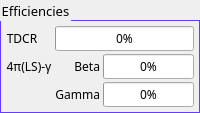
          <widget class="QGroupBox" name="groupBox_8">
           <property name="sizePolicy">
            <sizepolicy hsizetype="MinimumExpanding" vsizetype="Preferred">
             <horstretch>0</horstretch>
             <verstretch>0</verstretch>
            </sizepolicy>
           </property>
           <property name="font">
            <font>
             <family>Lucida Sans Unicode</family>
             <pointsize>10</pointsize>
            </font>
           </property>
           <property name="styleSheet">
            <string notr="true">QGroupBox {
    border:1px solid #643BFF;
    margin-top: 20px;
}
</string>
           </property>
           <property name="title">
            <string>Efficiencies</string>
           </property>
           <layout class="QGridLayout" name="gridLayout_3">
            <property name="leftMargin">
             <number>5</number>
            </property>
            <property name="topMargin">
             <number>5</number>
            </property>
            <property name="rightMargin">
             <number>5</number>
            </property>
            <property name="bottomMargin">
             <number>5</number>
            </property>
            <property name="spacing">
             <number>3</number>
            </property>
            <item row="0" column="0">
             <widget class="QLabel" name="label_50">
              <property name="sizePolicy">
               <sizepolicy hsizetype="Fixed" vsizetype="Preferred">
                <horstretch>0</horstretch>
                <verstretch>0</verstretch>
               </sizepolicy>
              </property>
              <property name="font">
               <font>
                <family>Lucida Sans Unicode</family>
                <pointsize>9</pointsize>
                <weight>50</weight>
                <bold>false</bold>
               </font>
              </property>
              <property name="text">
               <string>TDCR</string>
              </property>
              <property name="alignment">
               <set>Qt::AlignCenter</set>
              </property>
             </widget>
            </item>
            <item row="0" column="1" colspan="2">
             <widget class="QProgressBar" name="effTDCR_progressBar">
              <property name="sizePolicy">
               <sizepolicy hsizetype="Preferred" vsizetype="Fixed">
                <horstretch>0</horstretch>
                <verstretch>0</verstretch>
               </sizepolicy>
              </property>
              <property name="font">
               <font>
                <family>Lucida Sans Unicode</family>
                <pointsize>9</pointsize>
               </font>
              </property>
              <property name="value">
               <number>0</number>
              </property>
             </widget>
            </item>
            <item row="1" column="0">
             <widget class="QLabel" name="label_51">
              <property name="sizePolicy">
               <sizepolicy hsizetype="Fixed" vsizetype="Preferred">
                <horstretch>0</horstretch>
                <verstretch>0</verstretch>
               </sizepolicy>
              </property>
              <property name="font">
               <font>
                <family>Lucida Sans Unicode</family>
                <pointsize>9</pointsize>
                <weight>50</weight>
                <bold>false</bold>
               </font>
              </property>
              <property name="text">
               <string>4π(LS)-γ</string>
              </property>
              <property name="alignment">
               <set>Qt::AlignCenter</set>
              </property>
             </widget>
            </item>
            <item row="1" column="1">
             <widget class="QLabel" name="label_52">
              <property name="sizePolicy">
               <sizepolicy hsizetype="Preferred" vsizetype="Preferred">
                <horstretch>0</horstretch>
                <verstretch>0</verstretch>
               </sizepolicy>
              </property>
              <property name="font">
               <font>
                <family>Lucida Sans Unicode</family>
                <pointsize>9</pointsize>
               </font>
              </property>
              <property name="text">
               <string>Beta</string>
              </property>
              <property name="alignment">
               <set>Qt::AlignRight|Qt::AlignTrailing|Qt::AlignVCenter</set>
              </property>
             </widget>
            </item>
            <item row="1" column="2">
             <widget class="QProgressBar" name="effBeta_progressBar">
              <property name="sizePolicy">
               <sizepolicy hsizetype="Preferred" vsizetype="Fixed">
                <horstretch>0</horstretch>
                <verstretch>0</verstretch>
               </sizepolicy>
              </property>
              <property name="font">
               <font>
                <family>Lucida Sans Unicode</family>
                <pointsize>9</pointsize>
               </font>
              </property>
              <property name="value">
               <number>0</number>
              </property>
             </widget>
            </item>
            <item row="2" column="1">
             <widget class="QLabel" name="label_53">
              <property name="sizePolicy">
               <sizepolicy hsizetype="Fixed" vsizetype="Preferred">
                <horstretch>0</horstretch>
                <verstretch>0</verstretch>
               </sizepolicy>
              </property>
              <property name="font">
               <font>
                <family>Lucida Sans Unicode</family>
                <pointsize>9</pointsize>
               </font>
              </property>
              <property name="text">
               <string>Gamma</string>
              </property>
              <property name="alignment">
               <set>Qt::AlignRight|Qt::AlignTrailing|Qt::AlignVCenter</set>
              </property>
             </widget>
            </item>
            <item row="2" column="2">
             <widget class="QProgressBar" name="effGamma_progressBar">
              <property name="sizePolicy">
               <sizepolicy hsizetype="Preferred" vsizetype="Fixed">
                <horstretch>0</horstretch>
                <verstretch>0</verstretch>
               </sizepolicy>
              </property>
              <property name="font">
               <font>
                <family>Lucida Sans Unicode</family>
                <pointsize>9</pointsize>
               </font>
              </property>
              <property name="value">
               <number>0</number>
              </property>
             </widget>
            </item>
           </layout>
          </widget>
